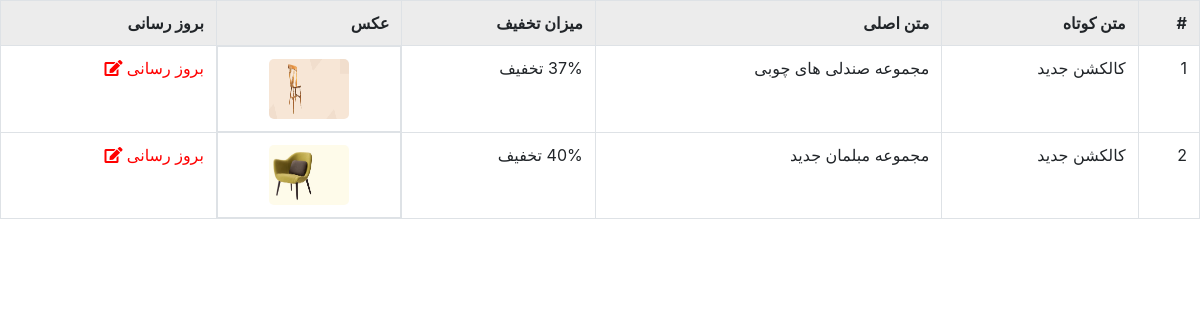
The page /admin/slider/Third-slider/update-slider.php (signed in) on the database its author committed.
### tables this page shows
CREATE TABLE IF NOT EXISTS `slider_banner` (
  `id` int(11) NOT NULL AUTO_INCREMENT,
  `mini_txt` varchar(111) NOT NULL,
  `title_txt` varchar(111) NOT NULL,
  `mini_explanation` text NOT NULL,
  `images` varchar(111) NOT NULL,
  `cat_collection` varchar(250) NOT NULL,
  `number` int(11) NOT NULL,
  `which_slider` int(4) NOT NULL,
  PRIMARY KEY (`id`)
);

### admin/slider/Third-slider/update-slider.php (the view, shortened to what this page needs)
<?php
if (isset($_SESSION["admin_Login"])){
    ?>
    <body>
<head>
    <link rel="stylesheet" href="../../../assets/css/admin/admin-All.css">
    <link rel="stylesheet" href="../../../assets/bootstrap/css/bootstrap.min.css">
    <link rel="stylesheet" href="../../../assets/css/rtl-style.css">
    <link rel="stylesheet" href="https://use.fontawesome.com/releases/v5.5.0/css/all.css">
</head>
<body>
<div id="jadval">
    <table class="table table-hover table-bordered">
        <tr class="tbl_tr">
            <td>#</td>
            <td> متن کوتاه</td>
            <td>متن اصلی</td>
            <td> میزان تخفیف </td>
            <td> عکس</td>
            <td>بروز رسانی</td>
        </tr>
        <?php
        include "../../connect.php";
        $i=1;
        $sql="select * from slider_banner where `which_slider` = 2";
        $result=$connect->query($sql);
        $rows=$result->fetchAll(PDO::FETCH_ASSOC);
        foreach ($rows as $row)
        {
            echo '
            <tr class="border-warning">
            <td>'.$i.'</td>
            <td>'.$row["mini_txt"].'</td>
            <td>'.$row["title_txt"].'</td>
            <td>'.$row["mini_explanation"].' </td>
             <td class="td_img"><img src="../../product/'.$row["images"].'" class="delete_img_product" alt=""></td>
            <td><a href="#" class="update_slider_banner stClass" id='.$row["id"].'>بروز رسانی <i class="fas fa-edit"></i></a></td>
            </tr>
            ';
            $i++;
        }
        ?>
    </table>
</div>
</body>
    <?php
}else{
    header("location: ../../404.php");
    die();
}

### assets/css/admin/admin-All.css (style rules this page uses)
* { margin: 0; padding: 0; box-sizing: border-box; }
a { position: relative; text-decoration: none; }
a::after { content: ' '; display: block; width: 100%; height: .2em; position: absolute; bottom: -.5em; left: 0; right: 0; transform: scaleX(0); pointer-events: none; transition: transform .40s ease; }
.tbl_tr { background: #f8314b; color: white; font-weight: bold; }
.stClass { color: red; }
.td_img { display: flex; justify-content: center; }
.delete_img_product { width: 80px; height: 60px; border-radius: 5px; }

### assets/css/rtl-style.css (style rules this page uses)
body { direction:rtl; }
.table { color: #212529; }

### rows shown on the page
slider_banner: mini_txt "کالکشن جدید", title_txt "مجموعه صندلی های چوبی", mini_explanation "37% تخفیف", images (picture)
slider_banner: mini_txt "کالکشن جدید", title_txt "مجموعه مبلمان جدید", mini_explanation "40% تخفیف", images (picture)
